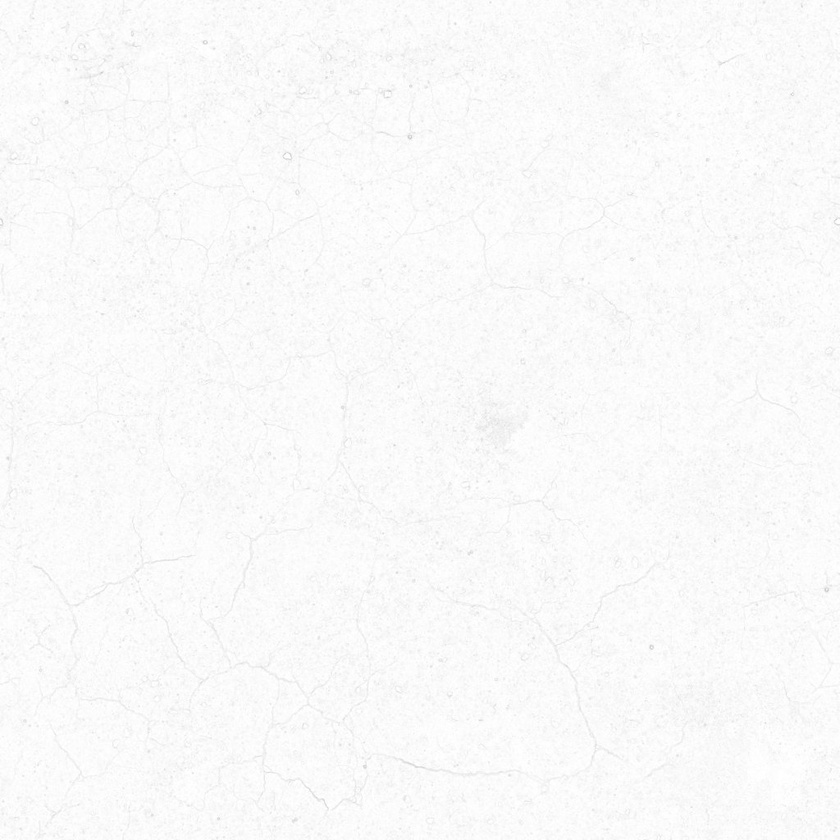
#> input picture road-texture-agent (2)/road-texture-agent/app/scans/asphalt_04_ao.jpg, 840 x 840 px, shrunk from 1024 x 1024 before the run
$ python -i analysis.py   (imports and definitions only)
#> lines starting #> are read from the running program, lines starting #| are printed output that depends on the picture
"""
Stage A: priming.

Three isolated reference images go in, three fingerprints come out, and the
three decision trees are created from them.

The three methods, as agreed:

  Method 1  neighbour pixels   - how a pixel relates to the eight around it.
                                 Gives tone, local contrast, grain size and
                                 whether the surface has a direction.
                                 (Markov random field style statistics.)

  Method 2  far pixel pairs    - sample the profile between distant points and
                                 look for repetition. This is what measures the
                                 dash and gap length of road paint instead of
                                 guessing it.

  Method 3  random rectangles  - sample patches at random positions to build a
                                 library. Generation later draws from this
                                 library, which is why generated wear varies
                                 instead of repeating one stamped shape.

Nothing here is a neural network. Every number is computed directly from the
pixels, so the same image always gives the same fingerprint.
"""

import json
import math
import uuid

import numpy as np
from PIL import Image
from scipy import ndimage as ndi


# ----------------------------------------------------------------- method 1
def neighbour_stats(gray: np.ndarray) -> dict:
    """How each pixel relates to the eight around it."""
    g = gray.astype(np.float32)

    # mean absolute difference to the 8 neighbours = local contrast
    diffs = []
    for dy, dx in [(-1,-1),(-1,0),(-1,1),(0,-1),(0,1),(1,-1),(1,0),(1,1)]:
        shifted = np.roll(np.roll(g, dy, axis=0), dx, axis=1)
        diffs.append(np.abs(g - shifted))
    local_contrast = float(np.mean(diffs))

    # grain: what is left after a blur, i.e. the fine detail
    fine = g - ndi.gaussian_filter(g, 2.0)
    grain = float(fine.std())

    # grain size: how far the fine detail stays correlated
    f = fine - fine.mean()
    denom = float((f * f).sum()) or 1.0
    grain_size = 1
    for lag in range(1, 12):
        c = float((f[:, :-lag] * f[:, lag:]).sum()) / denom
        if c < 0.2:
            grain_size = lag
            break
        grain_size = lag

    # direction: structure tensor tells us if the surface is streaky
    gy, gx = np.gradient(ndi.gaussian_filter(g, 1.0))
    jxx = ndi.gaussian_filter(gx * gx, 3.0).sum()
    jyy = ndi.gaussian_filter(gy * gy, 3.0).sum()
    jxy = ndi.gaussian_filter(gx * gy, 3.0).sum()
    tr = jxx + jyy
    det = jxx * jyy - jxy * jxy
    disc = max(tr * tr / 4 - det, 0.0) ** 0.5
    l1, l2 = tr / 2 + disc, tr / 2 - disc
    anisotropy = float((l1 - l2) / l1) if l1 > 1e-9 else 0.0
    direction = float((math.degrees(0.5 * math.atan2(2 * jxy, jxx - jyy))) % 180)

    return {
        "mean": round(float(g.mean()), 2),
        "std": round(float(g.std()), 2),
        "p5": round(float(np.percentile(g, 5)), 1),
        "p95": round(float(np.percentile(g, 95)), 1),
        "local_contrast": round(local_contrast, 3),
        "grain": round(grain, 3),
        "grain_size_px": int(grain_size),
        "anisotropy": round(anisotropy, 3),
        "direction_deg": round(direction, 1),
        "reading": ("flat colour, no grain" if grain < 1.0 else
                    "fine even grain" if grain_size <= 3 else "coarse grain"),
    }


# ----------------------------------------------------------------- method 2
# [6 lines left out: function _autocorr_1d, not called in this run]


def periodicity(gray: np.ndarray, max_period: int = None) -> dict:
    """
    Sample along rows and columns and look for repetition.

    A strong peak at lag L means the surface repeats every L pixels, which is
    exactly what a dash pattern does. A flat curve means no repetition, which is
    what plain asphalt should give.
    """
    g = gray.astype(np.float32)
    h, w = g.shape
    max_period = max_period or min(h, w) // 3
    out = {}
    for axis, name in ((1, "along_x"), (0, "along_y")):
        prof = g.mean(axis=0 if axis == 1 else 1)
        variation = float(prof.std())
        # a nearly constant profile has no pattern to find. Without this check a
        # flat colour reports a strong "repeat", because even tiny smooth
        # variation correlates with itself at short lags.
        if variation < 0.5:
            out[name] = {"period_px": None, "strength": 0.0, "variation": round(variation, 3)}
            continue
        ac = _autocorr_1d(prof)
        # a real repeat is a peak, not just a point on a curve that decays
        best_k, best_v = None, 0.0
        for k in range(3, min(max_period, len(ac) - 1)):
            if ac[k] > ac[k - 1] and ac[k] >= ac[k + 1]:
                trough = float(ac[3:k].min()) if k > 3 else float(ac[3])
                prominence = float(ac[k]) - trough
                if float(ac[k]) > 0.35 and prominence > 0.08 and float(ac[k]) > best_v:
                    best_k, best_v = k, float(ac[k])
        out[name] = {"period_px": best_k, "strength": round(best_v, 3),
                     "variation": round(variation, 3)}
    best = max((v for v in out.values() if isinstance(v, dict)),
               key=lambda v: v.get("strength", 0.0))
    out["repeats"] = bool(best.get("period_px"))
    out["period_px"] = best.get("period_px")
    out["reading"] = (f"repeats every {out['period_px']} px "
                      f"(strength {best['strength']})" if out["repeats"]
                      else "no repeating pattern, as a natural surface should be")
    return out


# [49 lines left out: functions dash_pattern, _variants, not called in this run]


def patch_library(rgb: np.ndarray, mask: np.ndarray = None, count: int = 64,
                  size: int = 64, seed: int = 7, avoid_period: int = None,
                  min_coverage: float = 0.6, exclude: np.ndarray = None,
                  max_exclude: float = 0.0) -> dict:
    """
    Sample random rectangles to build the library generation will draw from.

    Patches are kept, not averaged. That is the point: a library of many real
    fragments produces variety, where a single average would produce repetition.

    Two extra defences against a source texture that tiles:

      - every patch is stored with all eight flips and rotations, so the same
        fragment never lands twice looking the same;
      - if the source repeats every N pixels, the patch size is nudged off a
        multiple of N, so patch edges never line up with the source grid.
    """
    h, w = rgb.shape[:2]
    size = int(min(size, h // 2, w // 2)) or 8
    if avoid_period and avoid_period > 1 and size % avoid_period == 0:
        size = max(8, size + max(1, avoid_period // 2))   # step off the grid
    rng = np.random.default_rng(seed)
    patches, means, stds, masks = [], [], [], []
    tries = rejected_paint = 0
    while len(patches) < count and tries < count * 40:
        tries += 1
        y = int(rng.integers(0, h - size)); x = int(rng.integers(0, w - size))
        if mask is not None and mask[y:y+size, x:x+size].mean() < min_coverage:
            continue
        # a patch that clips a painted line would scatter bits of paint across
        # the road, so reject it outright rather than accept it partly
        if exclude is not None and exclude[y:y+size, x:x+size].mean() > max_exclude:
            rejected_paint += 1
            continue
        p = rgb[y:y+size, x:x+size]
        patches.append(p)
        # which pixels of this patch are really road; the rest must not be pasted
        masks.append(mask[y:y+size, x:x+size].copy() if mask is not None
                     else np.ones((size, size), bool))
        g = p.mean(axis=2) if p.ndim == 3 else p
        means.append(float(g.mean())); stds.append(float(g.std()))
    if not patches:
        return {"count": 0, "reading": "no usable patches found"}
    arr = np.stack(patches)
    return {
        "count": len(patches), "size_px": size,
        "rejected_for_paint": int(rejected_paint),
        "orientations_per_patch": 8,
        "placements_available": len(patches) * 8,
        "size_offset_applied": bool(avoid_period),
        "patch_mean": round(float(np.mean(means)), 2),
        "patch_std": round(float(np.mean(stds)), 2),
        "variation_between_patches": round(float(np.std(means)), 2),
        "_patches": arr,
        "_masks": np.stack(masks),
        "reading": (f"{len(patches)} patches of {size} px, each usable in 8 orientations, "
                    f"so {len(patches) * 8} different placements; "
                    f"they differ from each other by about {np.std(means):.1f} levels"),
    }


# [53 lines left out: functions draw_patch, contact_sheet, analyse_material, analyse_line, not called in this run]


def analyse_noise(path) -> dict:
#> called with path = 'scans/asphalt_04_ao.jpg'
    gray = np.array(Image.open(path).convert("L"))
#> gray is the input picture: shape (840, 840); min 201, max 255, mean 249.6
    strong = gray > 20
#> strong: shape (840, 840) bool; every value is 1
    lab, n = ndi.label(strong)
#> lab: shape (840, 840) int32; every value is 1
#> n = 1
    sizes = ndi.sum(strong, lab, index=np.arange(1, n + 1)) if n else np.array([])
#> sizes = [705600]
    thickness = ndi.distance_transform_edt(strong)
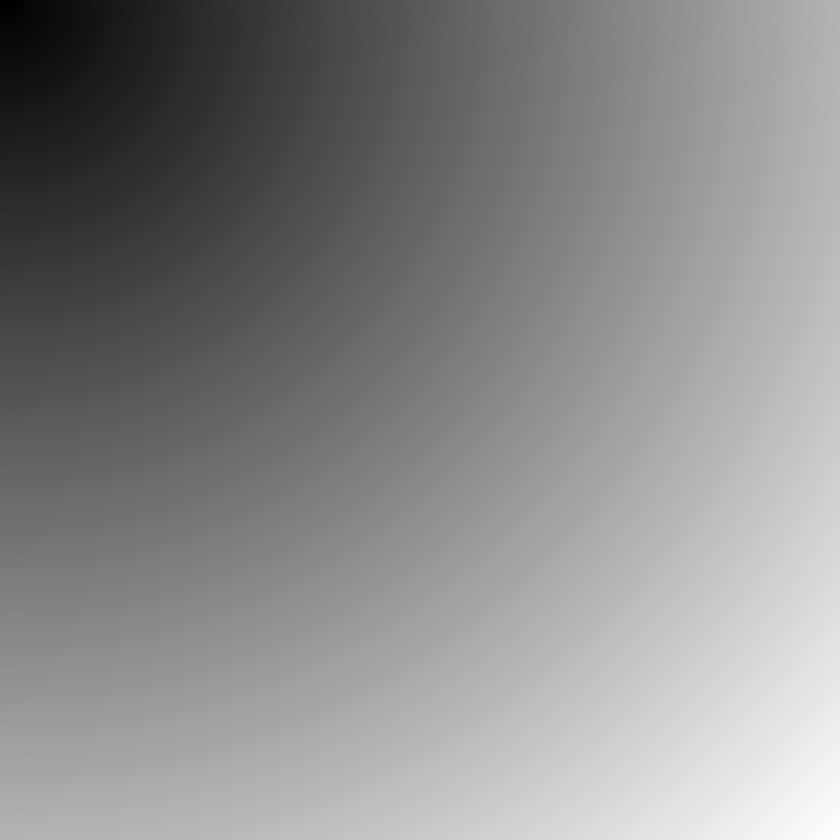
#> thickness: shape (840, 840) float64; min 1, max 1187.2, mean 642.8; drawn with min black and max white
    rgb = np.dstack([gray] * 3)
    per = periodicity(gray)
#> the loop in periodicity, `for axis, name in ((1, "along_x"), (0, "along_y")):` made 2 passes
#> variation on passes 1 to 2: 0.283, 0.317
#> after the loop in periodicity, `for axis, name in ((1, "along_x"), (0, "along_y")):`: out = 2 items
#> in periodicity, `best = max((v for v in out.values() if isinstance(v, dict)), key=lambd..`: best = 3 items
#> per = 5 items
    lib = patch_library(rgb, count=48, size=48, avoid_period=per.get("period_px"))
#> after the loop in patch_library, `while len(patches) < count and tries < count * 40:`: masks = 48 items; means = 48 values, max 250.7 at index 30, min 248.7 at index 4, mean 249.6; patches = 48 items; rejected_paint = 0; stds = 48 values, max 5.41 at index 9, min 2.8 at index 43, mean 3.59; tries = 48
#> lib = 12 items
    return {
        "neighbours": neighbour_stats(gray),
        "periodicity": per,
        "patches": lib,
        "coverage": round(float(strong.mean()), 4),
        "features": int(n),
        "feature_size_median_px": round(float(np.median(sizes)), 1) if len(sizes) else 0.0,
        "thickness_px": round(float(thickness[strong].mean() * 2), 2) if strong.any() else 0.0,
        "reading": (f"{n} separate marks covering {strong.mean()*100:.1f}% of the surface"
                    if n else "no clear marks: the two material images may be too similar"),
    }
#> after the loop in neighbour_stats, `for dy, dx in [(-1,-1),(-1,0),(-1,1),(0,-1),(0,1),(1,-1),(1,0),(1,1)]:`: diffs = 8 items
#> in neighbour_stats, `local_contrast = float(np.mean(diffs))`: local_contrast = 2.56
#> in neighbour_stats, `fine = g - ndi.gaussian_filter(g, 2.0)`:
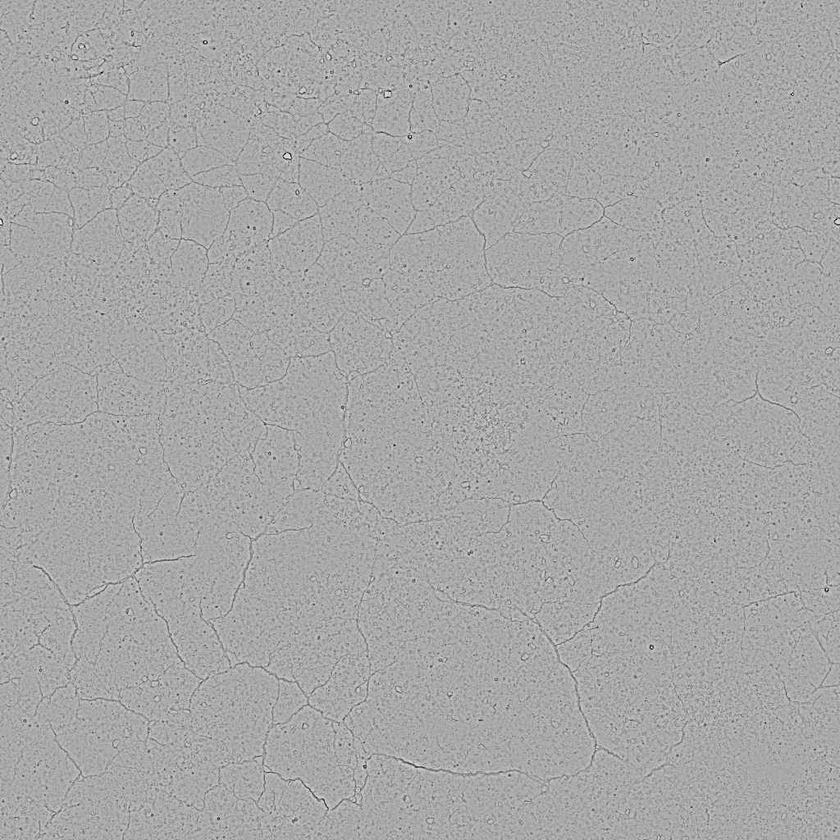
#> fine: shape (840, 840) float32; min -37.31, max 19.5, mean 6.94e-09; drawn with min black and max white
#> in neighbour_stats, `grain = float(fine.std())`: grain = 2.87
#> in neighbour_stats, `denom = float((f * f).sum()) or 1.0`: denom = 5830227.5
#> the loop in neighbour_stats, `for lag in range(1, 12):` made 2 passes
#> c on passes 1 to 2: 0.454, -0.0499
#> in neighbour_stats, `gy, gx = np.gradient(ndi.gaussian_filter(g, 1.0))`:
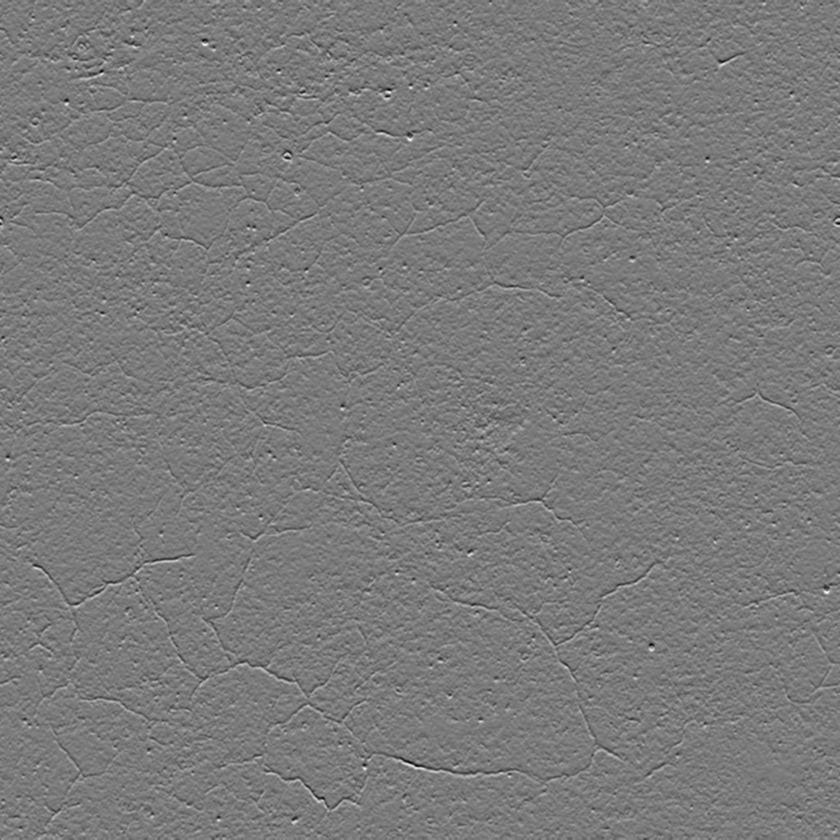
#> gy: shape (840, 840) float32; min -9.26, max 9.94, mean 0.000136; drawn with min black and max white
#> in neighbour_stats, `gy, gx = np.gradient(ndi.gaussian_filter(g, 1.0))`:
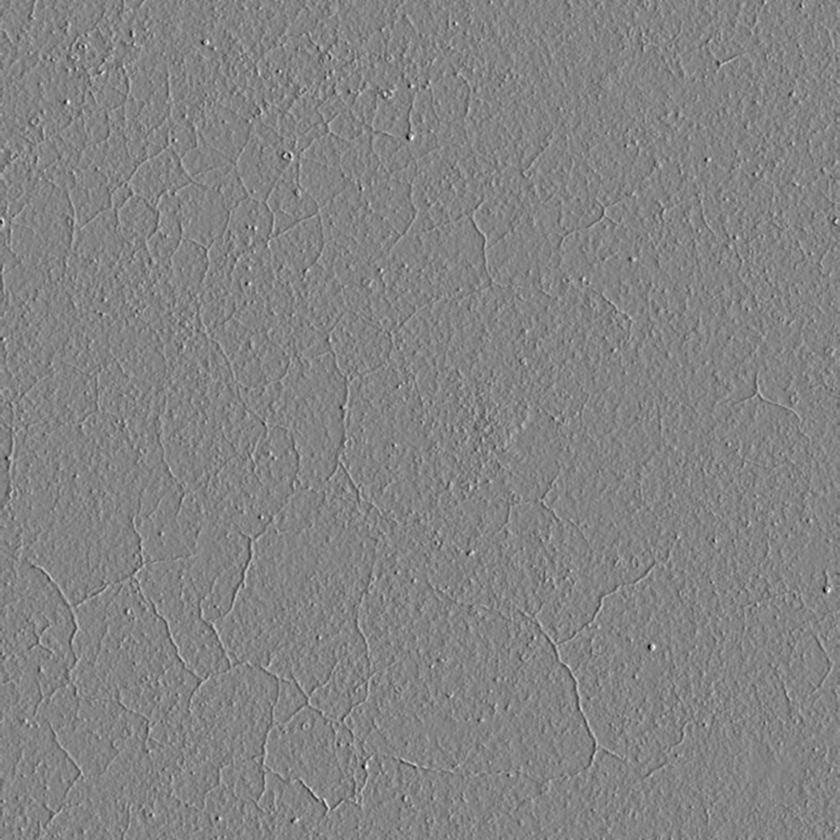
#> gx: shape (840, 840) float32; min -10.34, max 9.64, mean 1.74e-05; drawn with min black and max white
#> in neighbour_stats, `jxx = ndi.gaussian_filter(gx * gx, 3.0).sum()`: jxx = 635169.1
#> in neighbour_stats, `jyy = ndi.gaussian_filter(gy * gy, 3.0).sum()`: jyy = 647990
#> in neighbour_stats, `jxy = ndi.gaussian_filter(gx * gy, 3.0).sum()`: jxy = -1293.1
#> in neighbour_stats, `tr = jxx + jyy`: tr = 1283159.1
#> in neighbour_stats, `det = jxx * jyy - jxy * jxy`: det = 4.12e+11
#> in neighbour_stats, `disc = max(tr * tr / 4 - det, 0.0) ** 0.5`: disc = 6539.3
#> in neighbour_stats, `l1, l2 = tr / 2 + disc, tr / 2 - disc`: l1 = 648118.8; l2 = 635040.3
#> in neighbour_stats, `anisotropy = float((l1 - l2) / l1) if l1 > 1e-9 else 0.0`: anisotropy = 0.0202
#> in neighbour_stats, `direction = float((math.degrees(0.5 * math.atan2(2 * jxy, jxx - jyy)))..`: direction = 95.7


# ------------------------------------------------------------- tree building
# [87 lines left out: functions _route, build_trees, not called in this run]

>>> result = analyse_noise('scans/asphalt_04_ao.jpg')
#> result = 8 items
